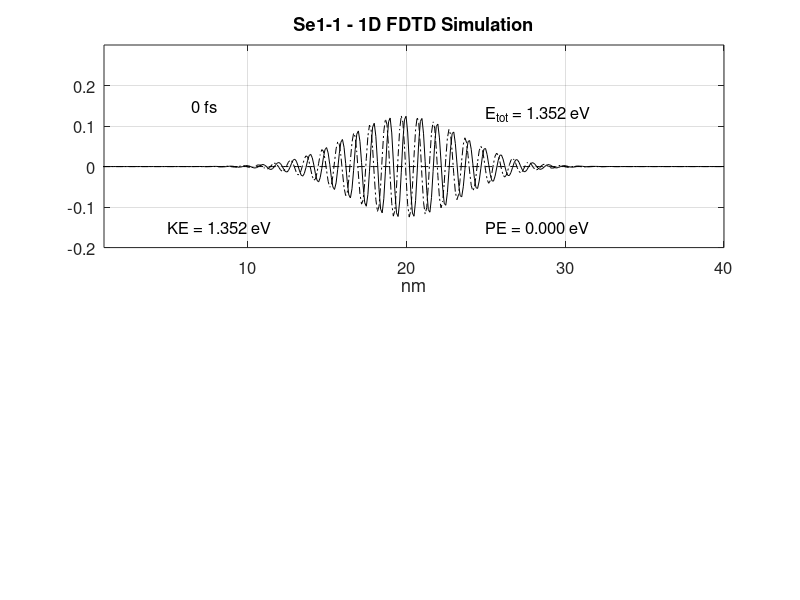
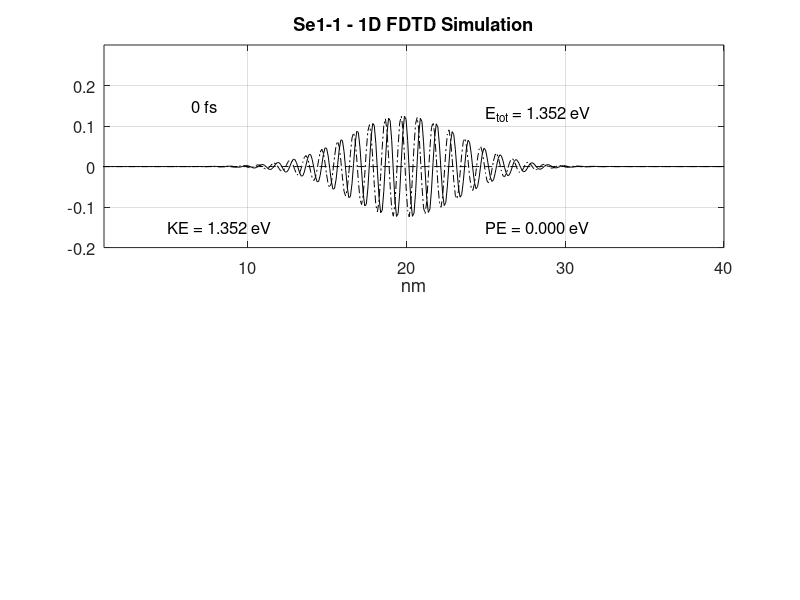
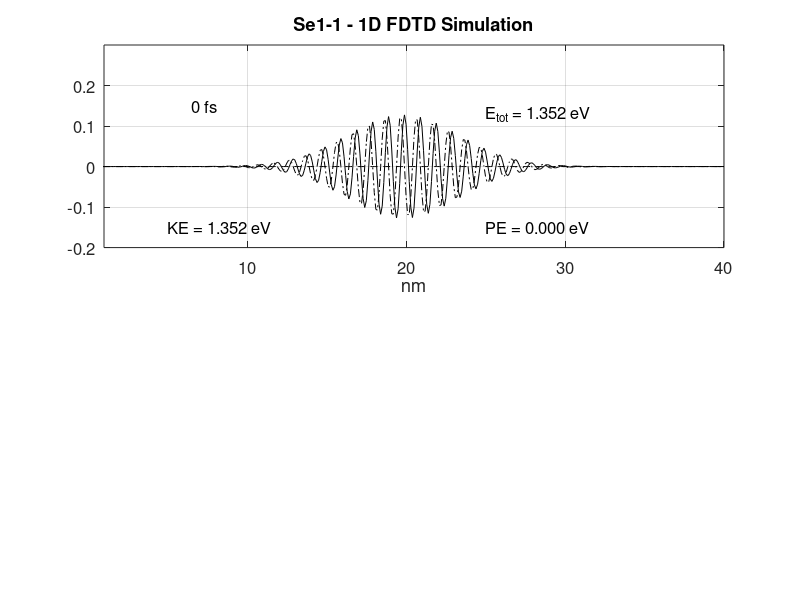
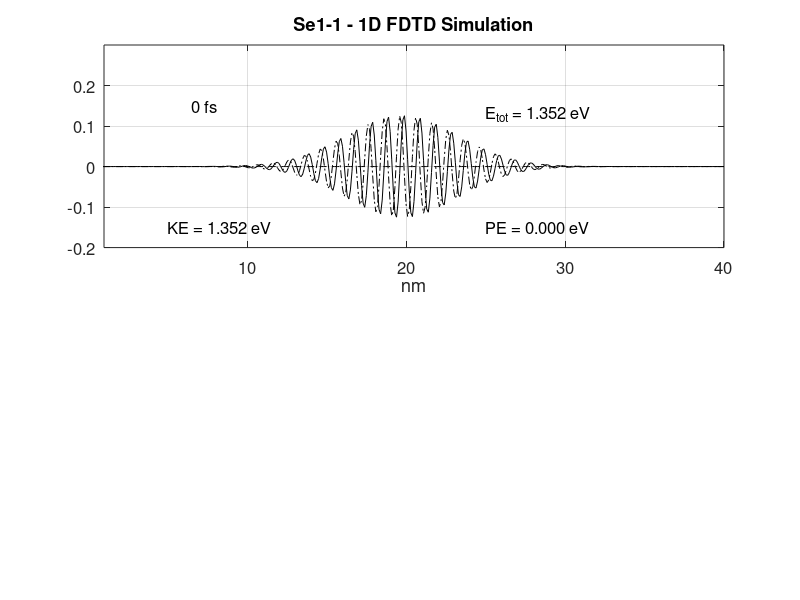

Write MATLAB code to recreate these figures, in order. (Note: a time limit stopped this script after it produced the figures.)
%% 1D FDTD simulation of psi


%% cleanup environment

clear all;
close all;

%% general definitions and constants

h 			= 6.626e-34;		% [J*s]	Plank's constant
hbar		= h/(2*pi);			% [J*s]	reduced Plank's constant
m0			= 9.1e-31;			% [kg] 	free space mas of an electron

meff_Si		= 1.08;				% effective mass of Si
meff_Ge		= 0.067;			% effective mass of Ge
meff_GaAs 	= 0.55;				% effective mass of GaAs

meff		= meff_Si;			% [?] 	effective mass
melec		= meff*m0;			% [?]	mass of an electron
ecoul		= 1.6e-19;			% [C]	charge of an electron
epsz		= 8.85e-9;			% [A*s/V/m]	dielectric of free space
eV2J		= 1.6e-19;			% [-]	energy conversion factor (eV to J)
J2eV		= 1/eV2J;			% [-]	energy conversion factor (J to eV)

%% simulation parameters

NN 			= 400;				% [-]	number of points in the problem space
del_x		= .1e-9;			% [?]	cell size
dt			= 2e-17;			% [s]	time steps
ra			= (0.5*hbar/melec)*(dt/del_x^2);	% <-- must be < 0.15
DX			= del_x*1e9;		% [_]	cell size in nm
XX			= (DX:DX:DX*NN);	% [-]	length in nm for plotting

%% specification of the potential

V			= zeros(1,NN);	% init potential vector

% barrier
for n = NN/2:NN/2+50
%	V(n) = .15*eV2J;
end

% semiconductor condution band
for n = 1 : NN/2
%	V(n) = .1*eV2J;
end

for n = NN/2+1 : NN
%	V(n) = .2*eV2J;
end

% electric field
%for n = 1 : NN
%	V(n) = -(0.2/400)*(n-400)*eV2J;
%end

%% initialize a sine wave in a gaussian envelope

lambda		= -10;			% pulse wavelength
sigma		= 50;			% pulse width
nc			= 200;			% starting position
prl			= zeros(1,NN);	% real part of the state variable
pim			= zeros(1,NN);	% imaginary part of the state variable
ptot		= 0.;			% ?

for n=2:NN-1
	prl(n)	= exp(-1.*((n-nc)/sigma)^2)*cos(2*pi*(n-nc)/lambda);
	pim(n)	= exp(-1.*((n-nc)/sigma)^2)*sin(2*pi*(n-nc)/lambda);
	ptot	= ptot + prl(n)^2 + pim(n)^2;
end

pnorm = sqrt(ptot);			% normalization constant

% normalize and check
ptot = 0.;

for n=1:NN
	prl(n)	= prl(n)/pnorm;
	pim(n)	= pim(n)/pnorm;
	ptot	= ptot + prl(n)^2 + pim(n)^2;
end

fprintf("normalization = %f\n", ptot);	% should have the value 1

T			= 0;
n_step		= 1;

while n_step > 0
	n_step = input("How many time steps -->");

	% this is the core FDTD program
	for m=1:n_step
		T = T+1;
	
		for n=2:NN-1
			prl(n) = prl(n) - ra*(pim(n-1) -2*pim(n) + pim(n+1)) ...
				+ (dt/hbar)*V(n)*pim(n);
		end
		
		for n=2:NN-1
			pim(n) = pim(n) + ra*(prl(n-1) -2*prl(n) + prl(n+1)) ...
				- (dt/hbar)*V(n)*prl(n);
		end
	end
	
	% calculate the expected values
	PE	= 0.;	% potential energy
	
	for n=1:NN
		psi(n) = prl(n) + i*pim(n);
		PE = PE + psi(n)*psi(n)'*V(n);
	end

	fprintf("normalization = %f\n", psi*psi');

	PE = PE*J2eV;	% potential energy

	ke = 0. + j*0.;
	
	for n=2:NN-1
		lap_p = psi(n+1) - 2*psi(n) + psi(n-1);
		ke = ke + lap_p*psi(n)';
	end

	KE = -J2eV*((hbar/del_x)^2/(2*melec))*real(ke);	% kinetic energy

	% plot results
	subplot(2,1,1);
	
	plot(XX, prl, "k");
	hold on;
	plot(XX, pim, "-.k");
	plot(XX, J2eV*V, "--k");
	hold off;
	
	axis([1 DX*NN -.2 .3] );
	
	TT = text(5, .15, sprintf("%7.0f fs", T*dt*1e15));
	set(TT, "fontsize", 12);

	TT = text(5, -.15, sprintf("KE = %5.3f eV", KE));
	set(TT, "fontsize", 12);

	TT = text(25, -.15, sprintf("PE = %5.3f eV", PE));
	set(TT, "fontsize", 12);

	TT = text(25, .13, sprintf("E_t_o_t = %5.3f eV", KE+PE));
	set(TT, "fontsize", 12);

	xlabel("nm");
	set(gca, "fontsize", 12);
	title("Se1-1 - 1D FDTD Simulation");
	grid on;

	T

	saveas(gcf, "Se1_1.png");

end
